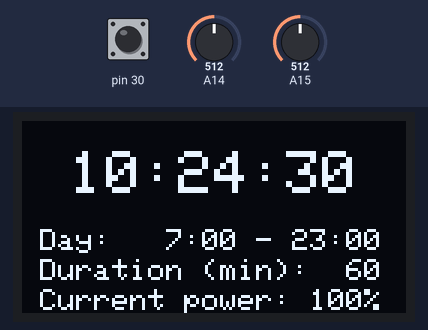
Bench run of a sketch on a simulated Arduino Mega 2560, built with avr-gcc and run on an emulated ATmega2560. On the bench: 128×64 one-colour display. The inputs (shaded band) are chosen by the test bench; at power-on: A15 = 512, pin 30 HIGH, A14 = 512. The local clock reads 2024-03-15 10:24:30 at power-on unless the sketch sets it; EEPROM starts erased.

Above: at 1.2 s.
1.3 s: A15 set to 218
3.6 s: A15 set to 190
At 4.9 s:
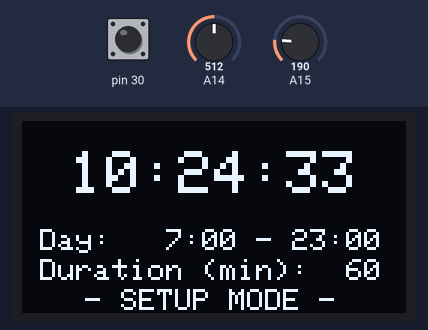
5.6 s: pin 30 pulled LOW for 1 s
At 7.8 s:
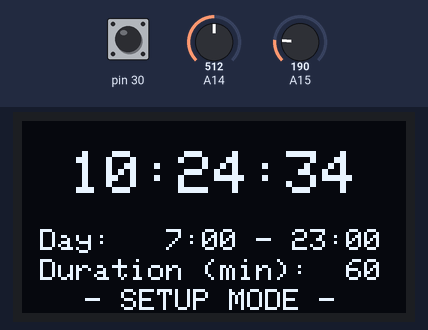
8.8 s: A15 set to 834
At 10.63 s:
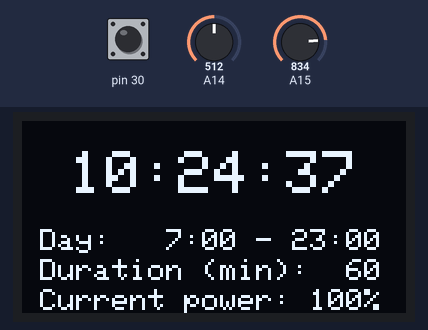
11.8 s: pin 30 pulled LOW for 1 s
At 13.29 s:
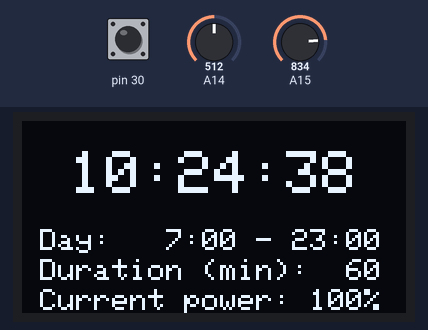
14.6 s: pin 30 pulled LOW for 3.2 s
Timing chart, 0 to 17.6 s (numbered marks = the images above; inputs shaded):
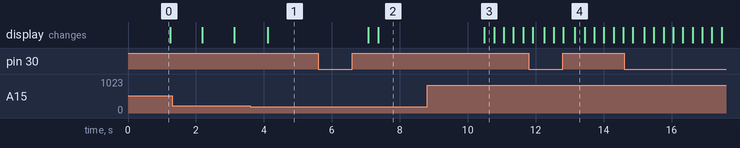

Measured:
- the behaviour switches between 200 and 199 on A15 (found by bisection; images 0 and 1)
- after the input at 3.6 s, the display: changes after 0.52 s (image 1)
- after the input at 5.6 s, the display: first changes after 1.5 s (image 2 shows a later state)
- after the input at 8.8 s, the display: changes after 1.7 s (image 3)

The sketch:

master.ino
```cpp
#include <Ds1302.h>             // Install DS1302
#include <Wire.h>
#include <Adafruit_GFX.h>
#include <Adafruit_SSD1306.h>   // Install Adafruit_SSD1306
#include <EEPROM.h>

int oldpower = -1;
Ds1302 rtc(51, 47, 49);
Ds1302::DateTime now;
enum settings_t {D_MH = 0, D_MM = 1, D_EH = 2, D_EM = 3, D_DUR = 4, D_END};
int settings[D_END];
const int defaults[D_END] = {7, 0, 23, 0, 60};
enum state_t {S_RUN = 0, S_SET_H, S_SET_M, S_SET_S, S_SET_MH, S_SET_MM, S_SET_EH, S_SET_EM, S_SET_DUR} state = S_RUN;
int oldpressed = 0;
int power;

void dprintf(Adafruit_SSD1306 &display, bool invert, const char *format, int value)
{
  char str[40];
  sprintf(str, format, value);
  display.setTextColor(invert ? BLACK: WHITE, WHITE);
  display.print(str);
}

#define SSD1306_128x64

#ifdef SSD1306_128x64
#define SSD1306_HEIGHT 64
#define SSD1306_ADDRESS 0x3C
void ssd1306_show_data(Adafruit_SSD1306 &display)
{
  display.clearDisplay();
  display.setTextSize(2);
  display.setCursor(16, 10);
  dprintf(display, state == S_SET_H, "%2u", now.hour);
  dprintf(display, false, ":", 0);
  dprintf(display, state == S_SET_M, "%02u", now.minute);
  dprintf(display, false, ":", 0);
  dprintf(display, state == S_SET_S, "%02u", now.second);
  display.setCursor(6, 36);
  display.setTextSize(1);
  dprintf(display, false, "Day:  ", 0);
  dprintf(display, state == S_SET_MH, "%2u", settings[D_MH]);
  dprintf(display, false, ":", 0);
  dprintf(display, state == S_SET_MM, "%02u", settings[D_MM]);
  dprintf(display, false, " - ", 0);
  dprintf(display, state == S_SET_EH, "%2u", settings[D_EH]);
  dprintf(display, false, ":", 0);
  dprintf(display, state == S_SET_EM, "%02u", settings[D_EM]);
  display.setCursor(6, 46);
  dprintf(display, false, "Duration (min):  ", 0);
  dprintf(display, state == S_SET_DUR, "%2u", settings[D_DUR]);

  if (state == S_RUN)
  {
    display.setCursor(6, 56);
    dprintf(display, false, "Current power: %3u%%", power);
  }
  else
  {
    display.setCursor(9, 56);
    dprintf(display, false, "  - SETUP MODE -  ", power);
  }
  display.display();
}
#endif

#ifdef SSD1306_128x32
#define SSD1306_HEIGHT 32
#define SSD1306_ADDRESS 0x3C
void ssd1306_show_data(Adafruit_SSD1306 &display)
{
  display.clearDisplay();
  display.setTextSize(1);
  display.setCursor(0, 16);
  if (state == S_RUN) dprintf(display, false, "V=%3u%%  ", power); else dprintf(display, false, " -SET-  ", power);
  dprintf(display, state == S_SET_H, "%2u", now.hour);
  dprintf(display, false, ":", 0);
  dprintf(display, state == S_SET_M, "%02u", now.minute);
  dprintf(display, false, ":", 0);
  dprintf(display, state == S_SET_S, "%02u", now.second);
  display.setCursor(0, 25);
  dprintf(display, state == S_SET_MH, "%2u", settings[D_MH]);
  dprintf(display, false, ":", 0);
  dprintf(display, state == S_SET_MM, "%02u", settings[D_MM]);
  dprintf(display, false, "-", 0);
  dprintf(display, state == S_SET_EH, "%2u", settings[D_EH]);
  dprintf(display, false, ":", 0);
  dprintf(display, state == S_SET_EM, "%02u", settings[D_EM]);
  dprintf(display, false, " / ", 0);
  dprintf(display, state == S_SET_DUR, "%2u", settings[D_DUR]);
  display.display();
}
#endif

Adafruit_SSD1306 display(128, SSD1306_HEIGHT, &Wire);

void setup()
{
  Wire.begin();
  display.begin(SSD1306_SWITCHCAPVCC, SSD1306_ADDRESS);
  rtc.init();
  Serial.begin(115200);
  Serial2.begin(9600);
  for(int i = 0; i < D_END; ++i)
  {
    if((settings[i] = EEPROM.read(i)) > 127) settings[i] = defaults[i];
  }
  pinMode(30, INPUT_PULLUP);
}

int rotate(int what, int min, int max, int delta)
{
  if (delta < 0)
  {
    if (what == min) return max;
    return --what;
  }
  else if (delta > 0)
  {
    if (what == max) return min;
    return ++what;
  }
  return what;
}

void loop()
{
  /* If state is RUNNING, get time from RTC and calculate power */
  if (state == S_RUN)
  {
    rtc.getDateTime(&now);
    long cur_ts = (long)now.hour * 3600 + (long)now.minute * 60 + (long)now.second;
    long morning_start = (long)settings[D_MH] * 3600 + (long)settings[D_MM] * 60;
    long morning_end = morning_start + (long)settings[D_DUR] * 60;
    long evening_start = (long)settings[D_EH] * 3600 + (long)settings[D_EM] * 60;
    long evening_end = evening_start + (long)settings[D_DUR] * 60;
    if (morning_start < evening_start)
    {
      if (cur_ts < morning_start) power = 0;
      else if (cur_ts < morning_end) power = (cur_ts - morning_start) * 100 / (morning_end - morning_start);
      else if (cur_ts < evening_start) power = 100;
      else if (cur_ts < evening_end) power = 100 - (cur_ts - evening_start) * 100 / (evening_end - evening_start);
      else power = 0;
    }
    else
    {
      if (cur_ts < evening_start) power = 100;
      else if (cur_ts < evening_end) power = 100 - (cur_ts - evening_start) * 100 / (evening_end - evening_start);
      else if (cur_ts < morning_start) power = 0;
      else if (cur_ts < morning_end) power = (cur_ts - morning_start) * 100 / (morning_end - morning_start);
      else power = 100;
    }

    /* Write new power value to slave */
    if (power != oldpower)
    {
      Serial2.write(power);
      oldpower = power;
    }
  }

  ssd1306_show_data(display);

  /* Determine if joystick is actuated */
  int xdif = analogRead(A15), ydif = analogRead(A14), pressed = !digitalRead(30);
  if ((pressed && !oldpressed) || (!pressed && oldpressed))
  {
    delay(50);
    pressed = !digitalRead(30);
  }
  if (xdif < 200 || xdif > 824)
  {
    delay(50);
    xdif = analogRead(A15);
  }
  if (ydif < 200 || ydif > 824)
  {
    delay(50);
    ydif = analogRead(A14);
  }

  /* State machine */
  if(oldpressed && !pressed)
  {
    if (state == S_RUN) state = S_SET_H;
    else
    {
      /* Save data to EEPROM and RTC */
      for(int i = 0; i < D_END; ++i)
      {
        EEPROM.update(i,settings[i]);
      }
      rtc.setDateTime(&now);
      state = S_RUN;
    }
  }
  else
  {
    if (xdif < 200 || xdif > 824)
    {
      state = (enum state_t)rotate(state, S_SET_H, S_SET_DUR, (xdif < 512) ? -1 : 1);
    }
    else if (ydif < 200 || ydif > 824)
    {
      if (state == S_SET_H) now.hour = rotate(now.hour, 0, 23, (ydif < 512) ? -1 : 1);
      else if (state == S_SET_M) now.minute = rotate(now.minute, 0, 59, (ydif < 512) ? -1 : 1);
      else if (state == S_SET_S) now.second = rotate(now.second, 0, 59, (ydif < 512) ? -1 : 1);
      else if (state == S_SET_MH) settings[D_MH] = rotate(settings[D_MH], 0, 23, (ydif < 512) ? -1 : 1);
      else if (state == S_SET_MM) settings[D_MM] = rotate(settings[D_MM], 0, 59, (ydif < 512) ? -1 : 1);
      else if (state == S_SET_EH) settings[D_EH] = rotate(settings[D_EH], 0, 23, (ydif < 512) ? -1 : 1);
      else if (state == S_SET_EM) settings[D_EM] = rotate(settings[D_EM], 0, 59, (ydif < 512) ? -1 : 1);
      else settings[D_DUR] = rotate(settings[D_DUR], 1, 99, (ydif < 512) ? -1 : 1);
    }
  }
  oldpressed = pressed;

  delay(200);
}
```
